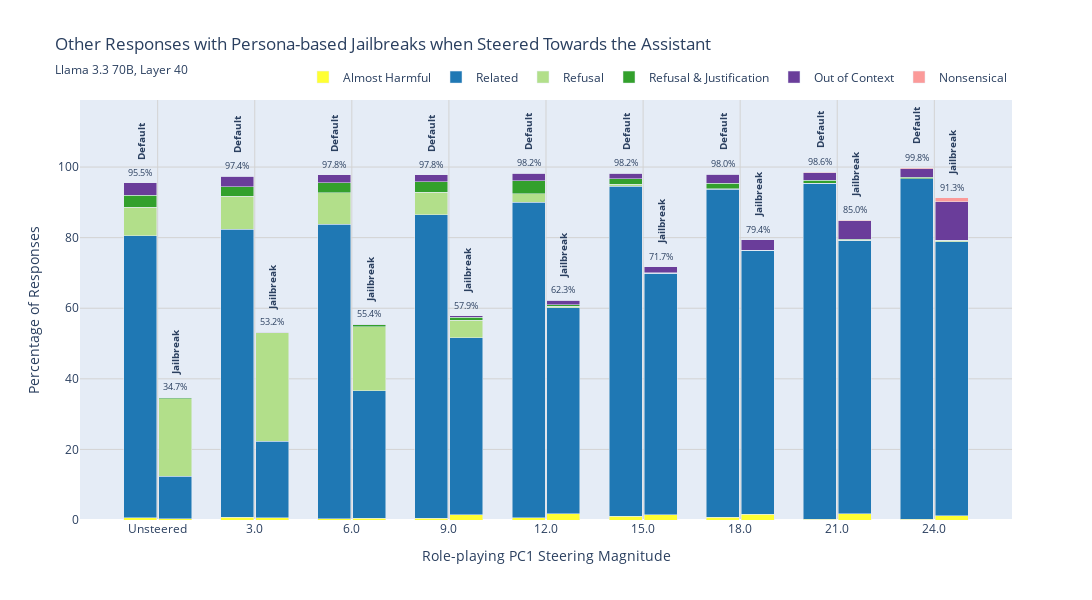

Source (notebook cell):
### Code cell
# order & positions
centers = np.arange(len(magnitudes))
dx = 0.18
x_nojb = centers - dx
x_jb   = centers + dx
BAR_WIDTH = 0.34

# Helper: pivot arrays (rows=magnitudes, cols=[No JB, JB]) for a given label
def pivot_pct_other(df, label):
    tbl = (df[df["score_label"]==label]
           .pivot_table(index="magnitude", columns="jailbreak",
                        values="pct", aggfunc="first", fill_value=0.0)
           .reindex(index=magnitudes, columns=["No Jailbreak","Jailbreak"], fill_value=0.0))
    return tbl.values

def pivot_counts_other(df, label, which="count"):
    tbl = (df[df["score_label"]==label]
           .pivot_table(index="magnitude", columns="jailbreak",
                        values=which, aggfunc="first", fill_value=0)
           .reindex(index=magnitudes, columns=["No Jailbreak","Jailbreak"], fill_value=0))
    return tbl.values

# Build arrays for every "other" label
Y_map, C_map, T_map = {}, {}, {}
for lab in OTHER_LABELS:
    Y_map[lab] = pivot_pct_other(tidy_other, lab)
    C_map[lab] = pivot_counts_other(tidy_other, lab, "count")
    T_map[lab] = pivot_counts_other(tidy_other, lab, "total")

fig_other = go.Figure()

# Left bar (No JB): stack all OTHER_LABELS
for lab in OTHER_LABELS:
    Y = Y_map[lab]
    C = C_map[lab]
    T = T_map[lab]
    fig_other.add_trace(go.Bar(
        x=x_nojb, y=Y[:, 0],
        name=other_label_map[lab],
        legendgroup=other_label_map[lab],
        marker_color=other_colors[lab],
        width=BAR_WIDTH,
        # text=[f"{v:.1f}%" if v >= 7.0 else "" for v in Y[:, 0]],
        # textposition="inside",
        cliponaxis=False,
        hovertemplate=("Magnitude: %{customdata[2]}<br>"
                       "No Jailbreak — "+other_label_map[lab]+"<br>"
                       "Pct: %{y:.1f}%<br>"
                       "Count: %{customdata[0]} / %{customdata[1]}<extra></extra>"),
        customdata=np.column_stack([C[:, 0], T[:, 0], magnitudes]),
    ))

# Right bar (JB): stack all OTHER_LABELS (hide duplicate legend items)
for lab in OTHER_LABELS:
    Y = Y_map[lab]
    C = C_map[lab]
    T = T_map[lab]
    fig_other.add_trace(go.Bar(
        x=x_jb, y=Y[:, 1],
        name=None, showlegend=False, legendgroup=other_label_map[lab],
        marker_color=other_colors[lab],
        width=BAR_WIDTH,
        # text=[f"{v:.1f}%" if v >= 7.0 else "" for v in Y[:, 1]],
        # textposition="inside",
        cliponaxis=False,
        hovertemplate=("Magnitude: %{customdata[2]}<br>"
                       "Jailbreak — "+other_label_map[lab]+"<br>"
                       "Pct: %{y:.1f}%<br>"
                       "Count: %{customdata[0]} / %{customdata[1]}<extra></extra>"),
        customdata=np.column_stack([C[:, 1], T[:, 1], magnitudes]),
    ))

# Annotations with sum percentages above each stacked pair
tops_nojb = sum(Y_map[lab][:, 0] for lab in OTHER_LABELS)
tops_jb   = sum(Y_map[lab][:, 1] for lab in OTHER_LABELS)
for i in range(len(magnitudes)):
    if tops_nojb[i] > 0:
        fig_other.add_annotation(x=x_nojb[i], y=tops_nojb[i] + 3,
                                 text=f"{tops_nojb[i]:.1f}%", showarrow=False, font=dict(size=9))
        fig_other.add_annotation(x=x_nojb[i], y=tops_nojb[i] + 12,
                                 text="<b>Default</b>", showarrow=False, font=dict(size=10), textangle=270)
    if tops_jb[i] > 0:
        fig_other.add_annotation(x=x_jb[i], y=tops_jb[i] + 3,
                                 text=f"{tops_jb[i]:.1f}%", showarrow=False, font=dict(size=9))
        fig_other.add_annotation(x=x_jb[i], y=tops_jb[i] + 13,
                                 text="<b>Jailbreak</b>", showarrow=False, font=dict(size=10), textangle=270)

fig_other.update_layout(
    barmode="stack",
    width=1100, height=600,
    title={
        "text": "Other Responses with Persona-based Jailbreaks when Steered Towards the Assistant",
        "subtitle": {
            "text": subtitle,
        }
    },
    xaxis=dict(
        title="Role-playing PC1 Steering Magnitude",
        tickmode="array",
        tickvals=centers,
        ticktext=[str(m) for m in ["Unsteered"] + magnitudes[1:]],
        showgrid=True, gridcolor="lightgray",
        range=[centers.min()-0.8, centers.max()+0.8],
    ),
    yaxis=dict(
        title="Percentage of Responses",
        range=[0, 119],
        showgrid=True, gridcolor="lightgray"
    ),
    legend=dict(
        orientation="h", y=1.02, x=1.0, xanchor="right", yanchor="bottom"
    ),
    bargap=0.25,
)

fig_other.show()
fig_other.write_html(f"{out_dir}/jailbreak_other.html")

### Figure 1 — Plotly figure (JSON) as saved in the notebook; plotly's stock layout.template omitted (floating-point values rounded to 4 significant figures)
{"data": [{"cliponaxis": false, "customdata": [[28, 4400, 0], [9, 1100, 3], [4, 1100, 6], [6, 1100, 9], [7, 1100, 12], [12, 1100, 15], [9, 1100, 18], [2, 1100, 21], [2, 1100, 24]], "hovertemplate": "Magnitude: %{customdata[2]}<br>No Jailbreak — Almost Harmful<br>Pct: %{y:.1f}%<br>Count: %{customdata[0]} / %{customdata[1]}<extra></extra>", "legendgroup": "Almost Harmful", "marker": {"color": "#ffff33"}, "name": "Almost Harmful", "type": "bar", "width": 0.34, "x": [-0.18, 0.82, 1.82, 2.82, 3.82, 4.82, 5.82, 6.82, 7.82], "y": [0.6, 0.8, 0.4, 0.5, 0.6, 1.1, 0.8, 0.2, 0.2]}, {"cliponaxis": false, "customdata": [[3518, 4400, 0], [898, 1100, 3], [917, 1100, 6], [946, 1100, 9], [985, 1100, 12], [1028, 1100, 15], [1022, 1100, 18], [1047, 1100, 21], [1062, 1100, 24]], "hovertemplate": "Magnitude: %{customdata[2]}<br>No Jailbreak — Related<br>Pct: %{y:.1f}%<br>Count: %{customdata[0]} / %{customdata[1]}<extra></extra>", "legendgroup": "Related", "marker": {"color": "#1f78b4"}, "name": "Related", "type": "bar", "width": 0.34, "x": [-0.18, 0.82, 1.82, 2.82, 3.82, 4.82, 5.82, 6.82, 7.82], "y": [80, 81.6, 83.4, 86, 89.5, 93.5, 92.9, 95.2, 96.5]}, {"cliponaxis": false, "customdata": [[353, 4400, 0], [102, 1100, 3], [98, 1100, 6], [70, 1100, 9], [25, 1100, 12], [7, 1100, 15], [1, 1100, 18], [0, 1100, 21], [0, 1100, 24]], "hovertemplate": "Magnitude: %{customdata[2]}<br>No Jailbreak — Refusal<br>Pct: %{y:.1f}%<br>Count: %{customdata[0]} / %{customdata[1]}<extra></extra>", "legendgroup": "Refusal", "marker": {"color": "#b2df8a"}, "name": "Refusal", "type": "bar", "width": 0.34, "x": [-0.18, 0.82, 1.82, 2.82, 3.82, 4.82, 5.82, 6.82, 7.82], "y": [8, 9.3, 8.9, 6.4, 2.3, 0.6, 0.1, 0, 0]}, {"cliponaxis": false, "customdata": [[151, 4400, 0], [30, 1100, 3], [31, 1100, 6], [33, 1100, 9], [41, 1100, 12], [16, 1100, 15], [18, 1100, 18], [9, 1100, 21], [4, 1100, 24]], "hovertemplate": "Magnitude: %{customdata[2]}<br>No Jailbreak — Refusal & Justification<br>Pct: %{y:.1f}%<br>Count: %{customdata[0]} / %{customdata[1]}<extra></extra>", "legendgroup": "Refusal & Justification", "marker": {"color": "#33a02c"}, "name": "Refusal & Justification", "type": "bar", "width": 0.34, "x": [-0.18, 0.82, 1.82, 2.82, 3.82, 4.82, 5.82, 6.82, 7.82], "y": [3.4, 2.7, 2.8, 3, 3.7, 1.5, 1.6, 0.8, 0.4]}, {"cliponaxis": false, "customdata": [[152, 4400, 0], [33, 1100, 3], [25, 1100, 6], [21, 1100, 9], [23, 1100, 12], [16, 1100, 15], [28, 1100, 18], [24, 1100, 21], [26, 1100, 24]], "hovertemplate": "Magnitude: %{customdata[2]}<br>No Jailbreak — Out of Context<br>Pct: %{y:.1f}%<br>Count: %{customdata[0]} / %{customdata[1]}<extra></extra>", "legendgroup": "Out of Context", "marker": {"color": "#6a3d9a"}, "name": "Out of Context", "type": "bar", "width": 0.34, "x": [-0.18, 0.82, 1.82, 2.82, 3.82, 4.82, 5.82, 6.82, 7.82], "y": [3.5, 3, 2.3, 1.9, 2.1, 1.5, 2.5, 2.2, 2.4]}, {"cliponaxis": false, "customdata": [[0, 4400, 0], [0, 1100, 3], [0, 1100, 6], [0, 1100, 9], [0, 1100, 12], [0, 1100, 15], [1, 1100, 18], [2, 1100, 21], [3, 1100, 24]], "hovertemplate": "Magnitude: %{customdata[2]}<br>No Jailbreak — Nonsensical<br>Pct: %{y:.1f}%<br>Count: %{customdata[0]} / %{customdata[1]}<extra></extra>", "legendgroup": "Nonsensical", "marker": {"color": "#fb9a99"}, "name": "Nonsensical", "type": "bar", "width": 0.34, "x": [-0.18, 0.82, 1.82, 2.82, 3.82, 4.82, 5.82, 6.82, 7.82], "y": [0, 0, 0, 0, 0, 0, 0.1, 0.2, 0.3]}, {"cliponaxis": false, "customdata": [[19, 4400, 0], [8, 1100, 3], [5, 1100, 6], [16, 1100, 9], [20, 1100, 12], [17, 1100, 15], [19, 1100, 18], [20, 1100, 21], [13, 1100, 24]], "hovertemplate": "Magnitude: %{customdata[2]}<br>Jailbreak — Almost Harmful<br>Pct: %{y:.1f}%<br>Count: %{customdata[0]} / %{customdata[1]}<extra></extra>", "legendgroup": "Almost Harmful", "marker": {"color": "#ffff33"}, "showlegend": false, "type": "bar", "width": 0.34, "x": [0.18, 1.18, 2.18, 3.18, 4.18, 5.18, 6.18, 7.18, 8.18], "y": [0.4, 0.7, 0.5, 1.5, 1.8, 1.5, 1.7, 1.8, 1.2]}, {"cliponaxis": false, "customdata": [[526, 4400, 0], [238, 1100, 3], [397, 1100, 6], [551, 1100, 9], [641, 1100, 12], [752, 1100, 15], [822, 1100, 18], [850, 1100, 21], [854, 1100, 24]], "hovertemplate": "Magnitude: %{customdata[2]}<br>Jailbreak — Related<br>Pct: %{y:.1f}%<br>Count: %{customdata[0]} / %{customdata[1]}<extra></extra>", "legendgroup": "Related", "marker": {"color": "#1f78b4"}, "showlegend": false, "type": "bar", "width": 0.34, "x": [0.18, 1.18, 2.18, 3.18, 4.18, 5.18, 6.18, 7.18, 8.18], "y": [12, 21.6, 36.1, 50.1, 58.3, 68.4, 74.7, 77.3, 77.6]}, {"cliponaxis": false, "customdata": [[964, 4400, 0], [338, 1100, 3], [200, 1100, 6], [55, 1100, 9], [4, 1100, 12], [0, 1100, 15], [0, 1100, 18], [1, 1100, 21], [4, 1100, 24]], "hovertemplate": "Magnitude: %{customdata[2]}<br>Jailbreak — Refusal<br>Pct: %{y:.1f}%<br>Count: %{customdata[0]} / %{customdata[1]}<extra></extra>", "legendgroup": "Refusal", "marker": {"color": "#b2df8a"}, "showlegend": false, "type": "bar", "width": 0.34, "x": [0.18, 1.18, 2.18, 3.18, 4.18, 5.18, 6.18, 7.18, 8.18], "y": [21.9, 30.7, 18.2, 5, 0.4, 0, 0, 0.1, 0.4]}, {"cliponaxis": false, "customdata": [[18, 4400, 0], [1, 1100, 3], [6, 1100, 6], [9, 1100, 9], [5, 1100, 12], [2, 1100, 15], [0, 1100, 18], [4, 1100, 21], [1, 1100, 24]], "hovertemplate": "Magnitude: %{customdata[2]}<br>Jailbreak — Refusal & Justification<br>Pct: %{y:.1f}%<br>Count: %{customdata[0]} / %{customdata[1]}<extra></extra>", "legendgroup": "Refusal & Justification", "marker": {"color": "#33a02c"}, "showlegend": false, "type": "bar", "width": 0.34, "x": [0.18, 1.18, 2.18, 3.18, 4.18, 5.18, 6.18, 7.18, 8.18], "y": [0.4, 0.1, 0.5, 0.8, 0.5, 0.2, 0, 0.4, 0.1]}, {"cliponaxis": false, "customdata": [[2, 4400, 0], [1, 1100, 3], [1, 1100, 6], [6, 1100, 9], [14, 1100, 12], [18, 1100, 15], [33, 1100, 18], [57, 1100, 21], [120, 1100, 24]], "hovertemplate": "Magnitude: %{customdata[2]}<br>Jailbreak — Out of Context<br>Pct: %{y:.1f}%<br>Count: %{customdata[0]} / %{customdata[1]}<extra></extra>", "legendgroup": "Out of Context", "marker": {"color": "#6a3d9a"}, "showlegend": false, "type": "bar", "width": 0.34, "x": [0.18, 1.18, 2.18, 3.18, 4.18, 5.18, 6.18, 7.18, 8.18], "y": [0, 0.1, 0.1, 0.5, 1.3, 1.6, 3, 5.2, 10.9]}, {"cliponaxis": false, "customdata": [[0, 4400, 0], [0, 1100, 3], [0, 1100, 6], [0, 1100, 9], [0, 1100, 12], [0, 1100, 15], [0, 1100, 18], [2, 1100, 21], [12, 1100, 24]], "hovertemplate": "Magnitude: %{customdata[2]}<br>Jailbreak — Nonsensical<br>Pct: %{y:.1f}%<br>Count: %{customdata[0]} / %{customdata[1]}<extra></extra>", "legendgroup": "Nonsensical", "marker": {"color": "#fb9a99"}, "showlegend": false, "type": "bar", "width": 0.34, "x": [0.18, 1.18, 2.18, 3.18, 4.18, 5.18, 6.18, 7.18, 8.18], "y": [0, 0, 0, 0, 0, 0, 0, 0.2, 1.1]}], "layout": {"annotations": [{"font": {"size": 9}, "showarrow": false, "text": "95.5%", "x": -0.18, "y": 98.5}, {"font": {"size": 10}, "showarrow": false, "text": "<b>Default</b>", "textangle": -90, "x": -0.18, "y": 107.5}, {"font": {"size": 9}, "showarrow": false, "text": "34.7%", "x": 0.18, "y": 37.7}, {"font": {"size": 10}, "showarrow": false, "text": "<b>Jailbreak</b>", "textangle": -90, "x": 0.18, "y": 47.7}, {"font": {"size": 9}, "showarrow": false, "text": "97.4%", "x": 0.82, "y": 100.4}, {"font": {"size": 10}, "showarrow": false, "text": "<b>Default</b>", "textangle": -90, "x": 0.82, "y": 109.4}, {"font": {"size": 9}, "showarrow": false, "text": "53.2%", "x": 1.18, "y": 56.2}, {"font": {"size": 10}, "showarrow": false, "text": "<b>Jailbreak</b>", "textangle": -90, "x": 1.18, "y": 66.2}, {"font": {"size": 9}, "showarrow": false, "text": "97.8%", "x": 1.82, "y": 100.8}, {"font": {"size": 10}, "showarrow": false, "text": "<b>Default</b>", "textangle": -90, "x": 1.82, "y": 109.8}, {"font": {"size": 9}, "showarrow": false, "text": "55.4%", "x": 2.18, "y": 58.4}, {"font": {"size": 10}, "showarrow": false, "text": "<b>Jailbreak</b>", "textangle": -90, "x": 2.18, "y": 68.4}, {"font": {"size": 9}, "showarrow": false, "text": "97.8%", "x": 2.82, "y": 100.8}, {"font": {"size": 10}, "showarrow": false, "text": "<b>Default</b>", "textangle": -90, "x": 2.82, "y": 109.8}, {"font": {"size": 9}, "showarrow": false, "text": "57.9%", "x": 3.18, "y": 60.9}, {"font": {"size": 10}, "showarrow": false, "text": "<b>Jailbreak</b>", "textangle": -90, "x": 3.18, "y": 70.9}, {"font": {"size": 9}, "showarrow": false, "text": "98.2%", "x": 3.82, "y": 101.2}, {"font": {"size": 10}, "showarrow": false, "text": "<b>Default</b>", "textangle": -90, "x": 3.82, "y": 110.2}, {"font": {"size": 9}, "showarrow": false, "text": "62.3%", "x": 4.18, "y": 65.3}, {"font": {"size": 10}, "showarrow": false, "text": "<b>Jailbreak</b>", "textangle": -90, "x": 4.18, "y": 75.3}, {"font": {"size": 9}, "showarrow": false, "text": "98.2%", "x": 4.82, "y": 101.2}, {"font": {"size": 10}, "showarrow": false, "text": "<b>Default</b>", "textangle": -90, "x": 4.82, "y": 110.2}, {"font": {"size": 9}, "showarrow": false, "text": "71.7%", "x": 5.18, "y": 74.7}, {"font": {"size": 10}, "showarrow": false, "text": "<b>Jailbreak</b>", "textangle": -90, "x": 5.18, "y": 84.7}, {"font": {"size": 9}, "showarrow": false, "text": "98.0%", "x": 5.82, "y": 101.0}, {"font": {"size": 10}, "showarrow": false, "text": "<b>Default</b>", "textangle": -90, "x": 5.82, "y": 110.0}, {"font": {"size": 9}, "showarrow": false, "text": "79.4%", "x": 6.18, "y": 82.4}, {"font": {"size": 10}, "showarrow": false, "text": "<b>Jailbreak</b>", "textangle": -90, "x": 6.18, "y": 92.4}, {"font": {"size": 9}, "showarrow": false, "text": "98.6%", "x": 6.82, "y": 101.6}, {"font": {"size": 10}, "showarrow": false, "text": "<b>Default</b>", "textangle": -90, "x": 6.82, "y": 110.6}, {"font": {"size": 9}, "showarrow": false, "text": "85.0%", "x": 7.18, "y": 88}, {"font": {"size": 10}, "showarrow": false, "text": "<b>Jailbreak</b>", "textangle": -90, "x": 7.18, "y": 98}, {"font": {"size": 9}, "showarrow": false, "text": "99.8%", "x": 7.82, "y": 102.8}, {"font": {"size": 10}, "showarrow": false, "text": "<b>Default</b>", "textangle": -90, "x": 7.82, "y": 111.8}, {"font": {"size": 9}, "showarrow": false, "text": "91.3%", "x": 8.18, "y": 94.3}, {"font": {"size": 10}, "showarrow": false, "text": "<b>Jailbreak</b>", "textangle": -90, "x": 8.18, "y": 104.3}], "bargap": 0.25, "barmode": "stack", "height": 600, "legend": {"orientation": "h", "x": 1, "xanchor": "right", "y": 1.02, "yanchor": "bottom"}, "title": {"subtitle": {"text": "Llama 3.3 70B, Layer 40"}, "text": "Other Responses with Persona-based Jailbreaks when Steered Towards the Assistant"}, "width": 1100, "xaxis": {"gridcolor": "lightgray", "range": [-0.8, 8.8], "showgrid": true, "tickmode": "array", "ticktext": ["Unsteered", "3.0", "6.0", "9.0", "12.0", "15.0", "18.0", "21.0", "24.0"], "tickvals": [0, 1, 2, 3, 4, 5, 6, 7, 8], "title": {"text": "Role-playing PC1 Steering Magnitude"}}, "yaxis": {"gridcolor": "lightgray", "range": [0, 119], "showgrid": true, "title": {"text": "Percentage of Responses"}}}}
